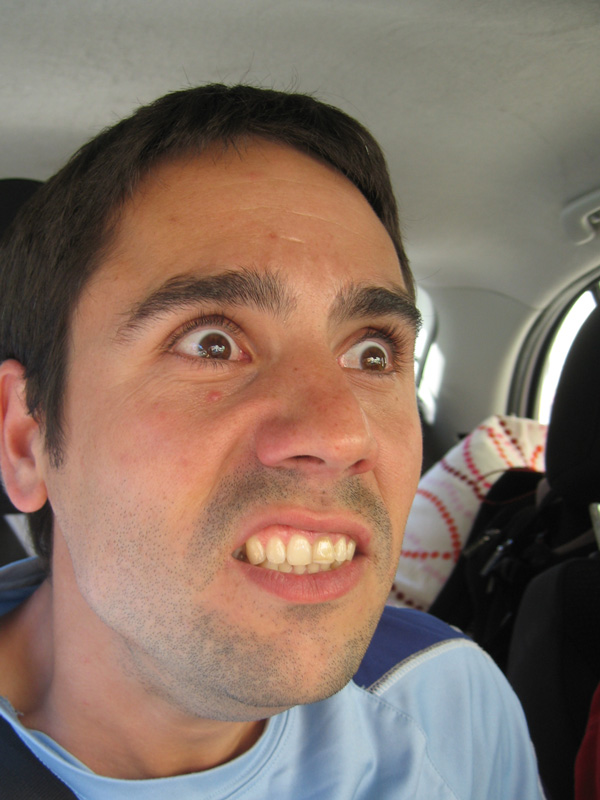
%> input picture lifting_events_to_3d_hpe/scripts/h3m/generate_full_joints/h36m_utils/Release-v1.1/external_utils/VideoUtils_v1_2/Resources/TestFace_1.jpg, 600 x 800 px
$ octave example_MultibandBlending.m   (GNU Octave 9; MATLAB toolbox functions it lacks are replaced by stand-ins)
%> lines starting %> are read from the running program, lines starting %| are printed output that depends on the picture
%% MultibandBlending example
% Example of how to use the class to perform a Multi-Band Blending. It is
% based on the paper:
%    P. BURT and E. ADELSON, A Multiresolution Spline with Application
%    to Image Mosaics, Acm Transactions on Graphics, vol. 2,
%    no. 4, pp. 217-236, 1983.

%% Open load the images
% First of all we have to load the mask and the images that we want to
% fuse.
I1    = double(imread('./Resources/TestFace_1.jpg')) / 255;
I2    = double(imread('./Resources/TestFace_2.jpg')) / 255;
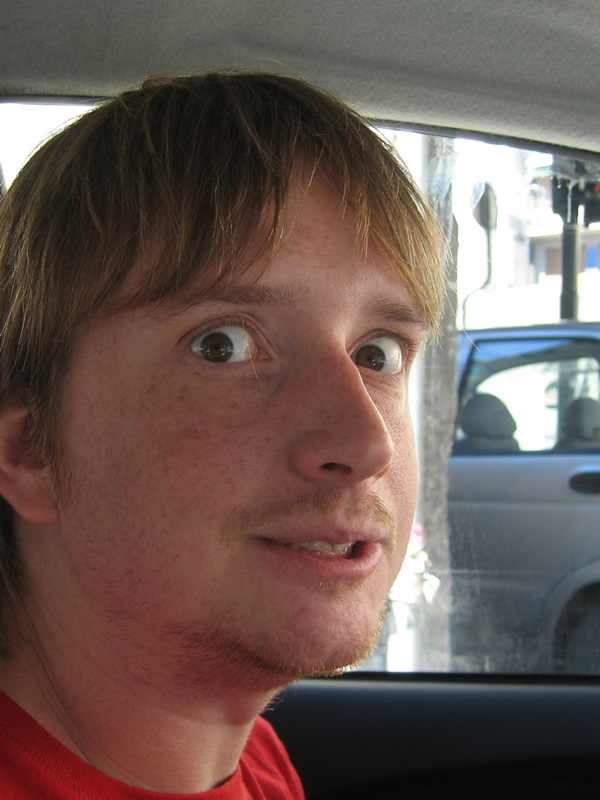
%> input picture lifting_events_to_3d_hpe/scripts/h3m/generate_full_joints/h36m_utils/Release-v1.1/external_utils/VideoUtils_v1_2/Resources/TestFace_2.jpg, 600 x 800 px
Imask = double(imread('./Resources/TestMask.png'  )) / 255;
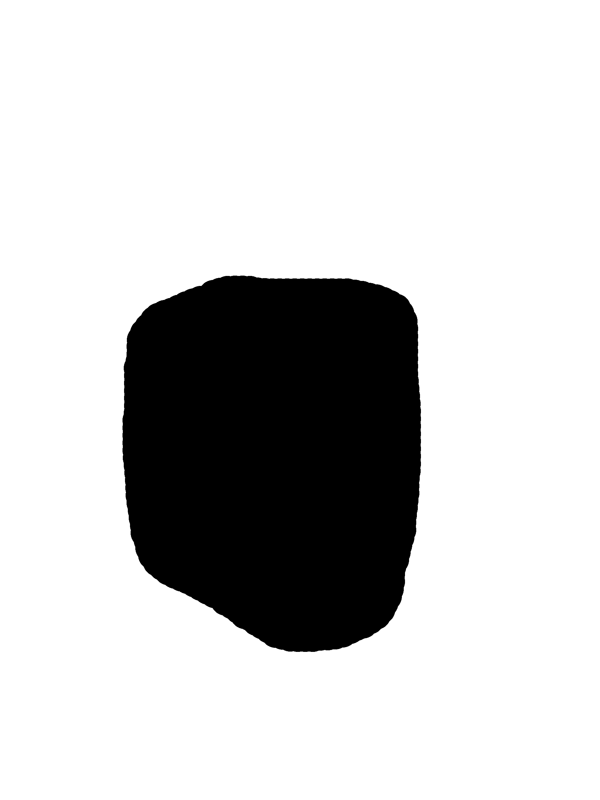
%> input picture lifting_events_to_3d_hpe/scripts/h3m/generate_full_joints/h36m_utils/Release-v1.1/external_utils/VideoUtils_v1_2/Resources/TestMask.png, 600 x 800 px
%> Imask: size 800x600x3 double; min 0, max 1, mean 0.799

mask = Imask(:, :, 1);

%% Initialize the MultibandBlending object
% In order to initialize the object we can define the number of pyramid
% levels and the blur efect of the mask.

mb = MultibandBlending('NumLevels', 4, 'MaskBlur', 26);

%% Strich the images
% We sttich the images using the stitchMask function.

%> (the run ends here)
